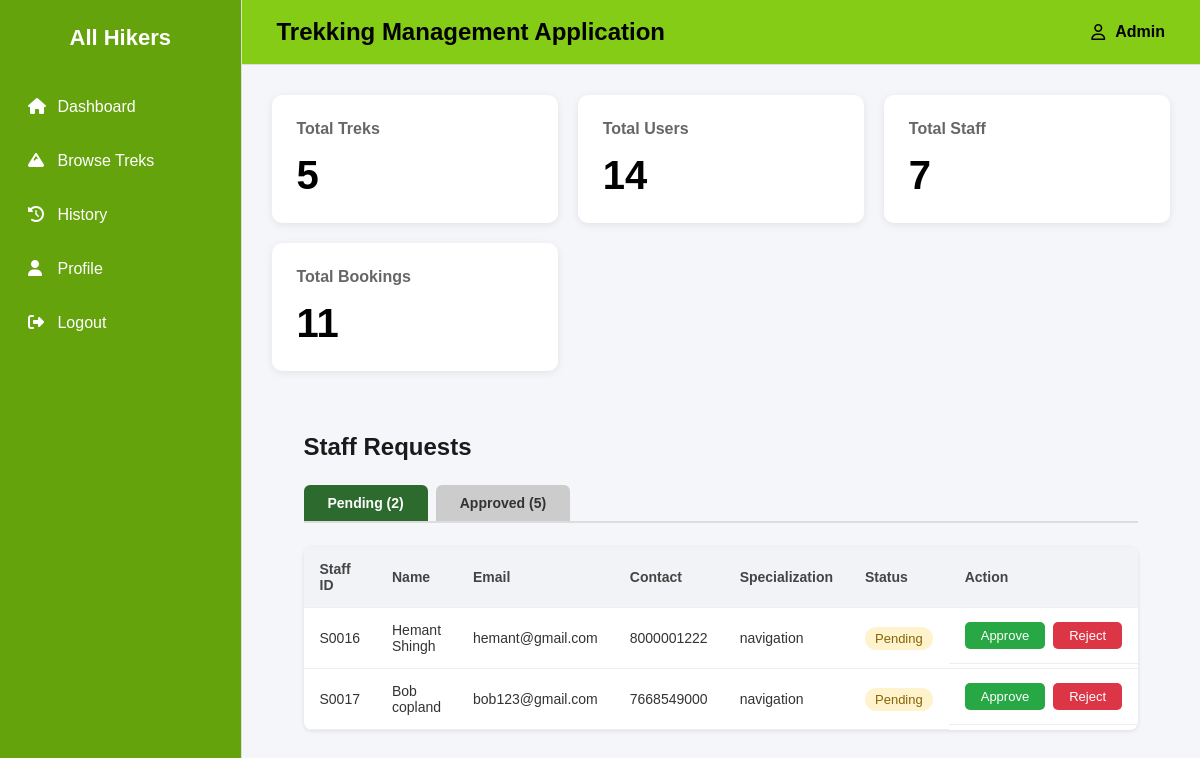
Screenshot of /admin_dashboard/staff with the database file from the repository.
### backend/models.py (models this page shows)
class Users(db.Model):
    __tablename__="users"
    id=db.Column(db.Integer,primary_key=True)
    role=db.Column(db.Integer,default=1)
    username=db.Column(db.String,nullable=False)
    password=db.Column(db.String,nullable=False)
    email=db.Column(db.String,nullable=False)
    address=db.Column(db.String,nullable=False)
    full_name=db.Column(db.String,nullable=False)
    pin_code=db.Column(db.String,nullable=False)
    is_approved = db.Column(db.Boolean, default=True)  # True for normal users
    booking=db.relationship("Booking",cascade="all,delete",backref="users",lazy=True) #User can access all of his bookings

class Staff_profile(db.Model):
    __tablename__="staff_profile"
    id=db.Column(db.Integer,primary_key=True)
    name=db.Column(db.String,nullable=False)
    user_id=db.Column(db.Integer, db.ForeignKey("users.id"),nullable=False)
    phone=db.Column(db.String,nullable=False)
    joined_at=db.Column(db.Date,nullable=False)
    experience_years=db.Column(db.Integer,nullable=False)
    specialization=db.Column(db.String,nullable=False)
    trek=db.relationship("Trek",cascade="all,delete",backref="staff_profile",lazy=True) #Staff profile can access its treks

### backend/controllers.py (the view)
@auth_bp.route('/admin_dashboard/staff')
def staff():
    total_treks = Trek.query.count()
    total_users = Users.query.count()
    total_staff = Staff_profile.query.count()
    total_bookings = Booking.query.count()
    active_tab = request.args.get('tab', 'pending')
    pending_staff = db.session.query(Users, Staff_profile).join(
        Staff_profile, Staff_profile.user_id == Users.id
    ).filter(Users.role == 2, Users.is_approved == False).all()
    approved_staff = db.session.query(Users, Staff_profile).join(
        Staff_profile, Staff_profile.user_id == Users.id
    ).filter(Users.role == 2, Users.is_approved == True).all()
    return render_template('approve_staff.html',pending_staff=pending_staff,approved_staff=approved_staff,active_tab=active_tab,
                           total_treks=total_treks,total_users=total_users,total_staff=total_staff,total_bookings=total_bookings)

### templates/approve_staff.html (shortened to what this page needs)
{% extends "base.html" %}
{% block content %}
<link rel="stylesheet" href="{{ url_for('static', filename='css/approve_staff.css') }}">
<div class="staff-container">
    <h2 class="staff-title">Staff Requests</h2>
    <div class="tab-bar">
        <a href="{{ url_for('auth.staff', tab='pending') }}"
           class="tab-btn {{ 'tab-active' if active_tab == 'pending' else 'tab-inactive' }}">
            Pending ({{ pending_staff|length }})
        </a>
        <a href="{{ url_for('auth.staff', tab='approved') }}"
           class="tab-btn {{ 'tab-active' if active_tab == 'approved' else 'tab-inactive' }}">
            Approved ({{ approved_staff|length }})
        </a>
    </div>
    {% if active_tab == 'pending' %}
        {% if pending_staff %}
        <table class="staff-table">
            <thead>
                <tr>
                    <th>Staff ID</th>
                    <th>Name</th>
                    <th>Email</th>
                    <th>Contact</th>
                    <th>Specialization</th>
                    <th>Status</th>
                    <th>Action</th>
                </tr>
            </thead>
            <tbody>
                {% for user, profile in pending_staff %}
                <tr>
                    <td>S00{{ user.id }}</td>
                    <td>{{ profile.name }}</td>
                    <td>{{ user.email }}</td>
                    <td>{{ profile.phone }}</td>
                    <td>{{ profile.specialization }}</td>
                    <td><span class="badge badge-pending">Pending</span></td>
                    <td class="action-cell">
                        <a href="{{ url_for('auth.approve_staff', user_id=user.id) }}"
                           class="btn btn-approve">Approve</a>
                        <a href="{{ url_for('auth.reject_staff', user_id=user.id) }}"
                           class="btn btn-reject">Reject</a>
                    </td>
                </tr>
                {% endfor %}
            </tbody>
        </table>
        {% else %}
        <p class="empty-msg">No pending staff requests.</p>
        {% endif %}
    {% endif %}
</div>
{% endblock %}

### static/css/dashboard.css (style rules this page uses)
* { margin:0; padding:0; box-sizing:border-box; font-family:Arial, Helvetica, sans-serif; }
body { background:#f4f6f9; }
table { width:100%; border-collapse:collapse; background:white; box-shadow:0 2px 8px rgba(0,0,0,.08); }
th { background:#f1f3f6; }
th,td { padding:15px; text-align:left; border-bottom:1px solid #eee; }
.btn { background:#2563eb; color:white; border:none; padding:8px 18px; border-radius:6px; cursor:pointer; }
.btn { background:#2563eb; color:white; text-decoration:none; padding:8px 18px; border-radius:6px; display:inline-block; }

### static/css/approve_staff.css (style rules this page uses)
.staff-container { padding: 32px; }
.staff-title { margin-bottom: 24px; font-size: 24px; font-weight: 700; color: #1a1a1a; }
.tab-bar { display: flex; gap: 8px; margin-bottom: 24px; border-bottom: 2px solid #ddd; }
.tab-btn { padding: 10px 24px; text-decoration: none; font-weight: 600; border-radius: 6px 6px 0 0; font-size: 14px; }
.tab-active { background: #2d6a2d; color: white; }
.tab-inactive { background: #ccc; color: #333; }
.staff-table { width: 100%; border-collapse: collapse; background: white; border-radius: 8px; overflow: hidden; box-shadow: 0 1px 4px rgba(0, 0, 0, 0.1); }
.staff-table thead { background: #f5f5f5; }
.staff-table th { padding: 14px 16px; text-align: left; font-size: 14px; color: #444; font-weight: 600; }
.staff-table tbody tr { border-top: 1px solid #eee; }
.staff-table td { padding: 14px 16px; font-size: 14px; color: #333; }
.action-cell { display: flex; gap: 8px; }
.btn { padding: 6px 16px; border-radius: 5px; text-decoration: none; font-size: 13px; font-weight: 500; }
.btn-approve { background: #28a745; color: white; }
.btn-reject { background: #dc3545; color: white; }
.badge { padding: 4px 10px; border-radius: 12px; font-size: 13px; font-weight: 500; }
.badge-pending { background: #fff3cd; color: #856404; }

### rows the page displays
Users: id "16", name "Hemant Shingh", email "hemant@gmail.com", phone "8000001222", specialization "navigation"
Users: id "17", name "Bob copland", email "bob123@gmail.com", phone "7668549000", specialization "navigation"

### other values shown
{{ session.get('username',"Admin") }} "Admin"
{{ total_treks }} "5"
{{ total_users }} "14"
{{ total_staff }} "7"
{{ total_bookings }} "11"
{{ pending_staff|length }} "2"
{{ approved_staff|length }} "5"
